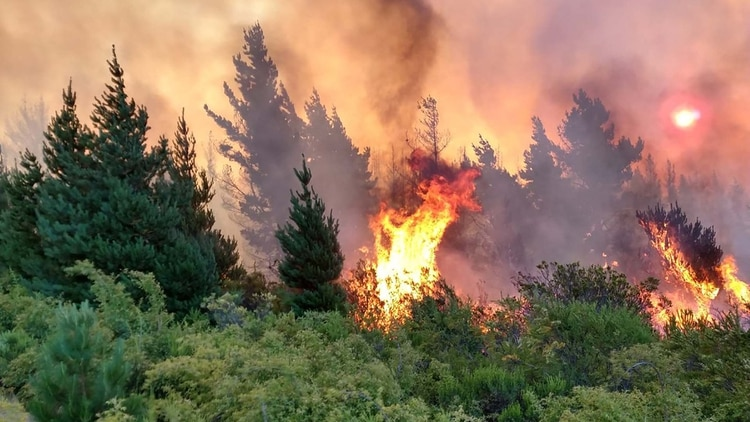
#> input picture FireForest.jpg, 750 x 422 px
$ python canales.py --imagen ../FireForest.jpg
#> lines starting #> are read from the running program, lines starting #| are printed output that depends on the picture
import numpy as np
import argparse
import cv2

ap = argparse.ArgumentParser()
ap.add_argument("-i","--imagen", required=True,
        help="Imagen pasada por Path")
args = vars(ap.parse_args())

imagen = cv2.imread(args["imagen"])
#> imagen is the input picture: shape (422, 750, 3); mean B, G, R 91.2, 114.5, 137.7

(B, G, R) = cv2.split(imagen)
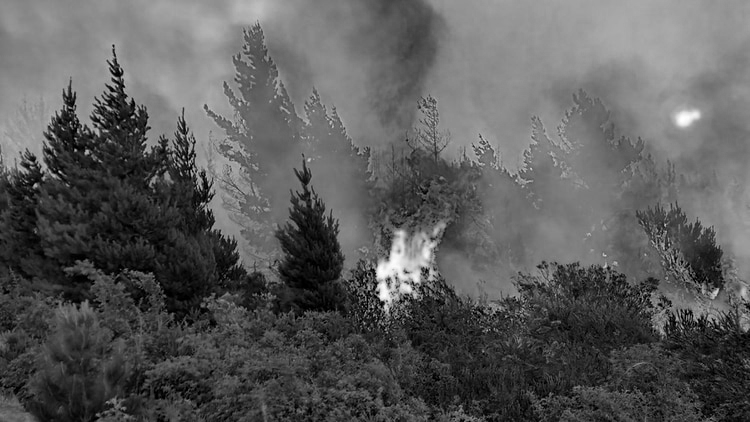
#> B: shape (422, 750); min 0, max 255, mean 91.2
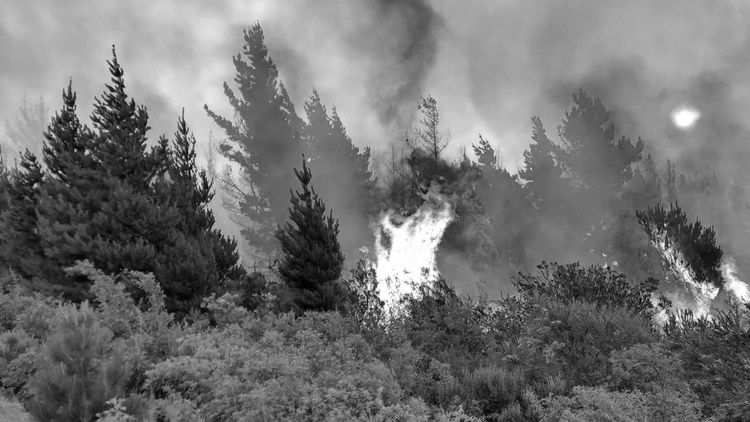
#> G: shape (422, 750); min 0, max 255, mean 114.5
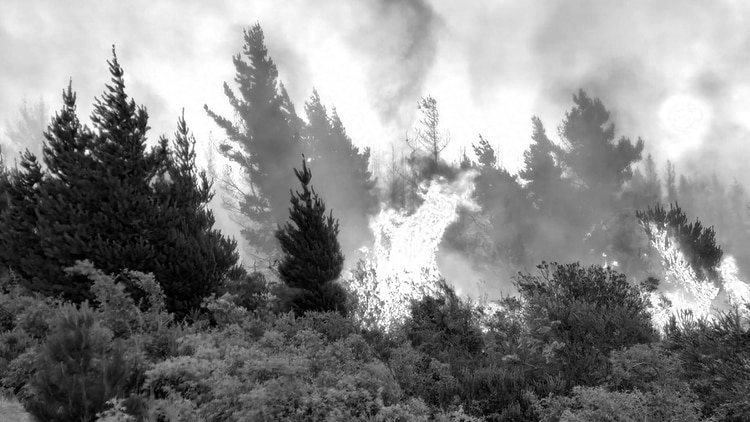
#> R: shape (422, 750); min 0, max 255, mean 137.7
cv2.imshow("Rojo", R)
cv2.imshow("Verde", G)
cv2.imshow("Azul", B)

merged = cv2.merge([B,G,R])
cv2.imshow("Merged",merged)

cv2.waitKey(0)
cv2.destroyAllWindows()

zeros = np.zeros(imagen.shape[:2], dtype ="uint8")
cv2.imshow("Red", cv2.merge([zeros, zeros, R]))
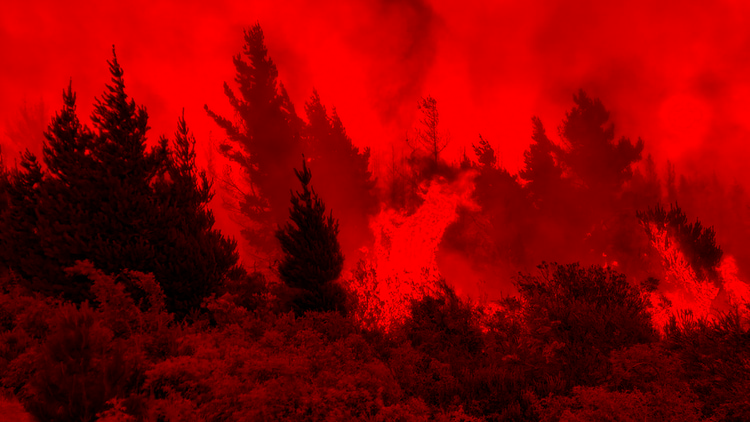
#> window 'Red': shape (422, 750, 3); mean B, G, R 0, 0, 137.7
cv2.imshow("Green", cv2.merge([zeros, G, zeros]))
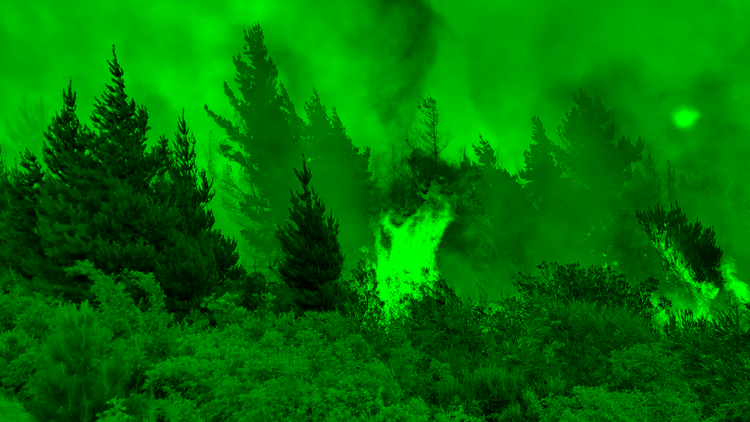
#> window 'Green': shape (422, 750, 3); mean B, G, R 0, 114.5, 0
cv2.imshow("Blue", cv2.merge([B, zeros, zeros]))
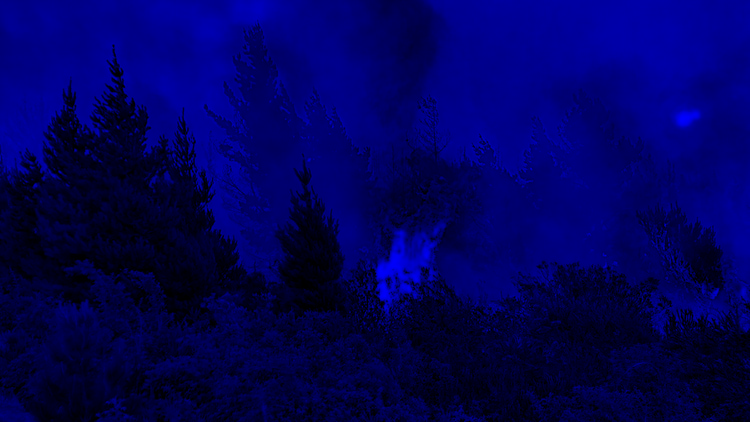
#> window 'Blue': shape (422, 750, 3); mean B, G, R 91.2, 0, 0

cv2.waitKey(0)
cv2.destroyAllWindows()
